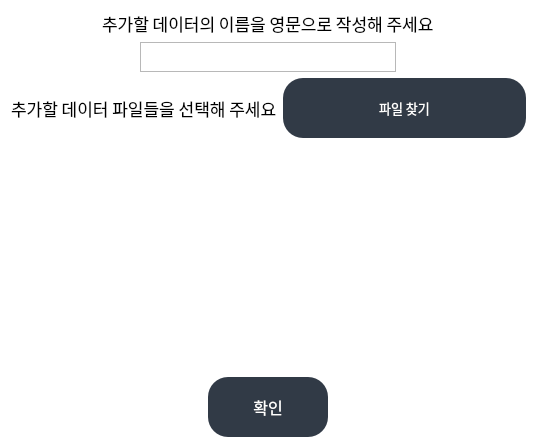
<?xml version="1.0" encoding="UTF-8"?>
<ui version="4.0">
 <class>add_dialog</class>
 <widget class="QDialog" name="add_dialog">
  <property name="geometry">
   <rect>
    <x>0</x>
    <y>0</y>
    <width>537</width>
    <height>448</height>
   </rect>
  </property>
  <property name="maximumSize">
   <size>
    <width>16777215</width>
    <height>16777215</height>
   </size>
  </property>
  <property name="windowTitle">
   <string>Dialog</string>
  </property>
  <property name="styleSheet">
   <string notr="true">QDialog{
	background-color: #fff;
}
QPushButton {
	background-color: #313a46;
	color: #fff;
	border: none;
	border-radius: 20px;
	width: 120px;
	height: 60px;
}
QPushButton:hover{
	background-color:rgba(86,101,115,0.5);
	color:  #fff;
}</string>
  </property>
  <layout class="QGridLayout" name="gridLayout_2">
   <item row="0" column="0">
    <layout class="QVBoxLayout" name="verlay2">
     <item>
      <layout class="QVBoxLayout" name="verlay1">
       <item alignment="Qt::AlignHCenter">
        <widget class="QLabel" name="item_label">
         <property name="sizePolicy">
          <sizepolicy hsizetype="Fixed" vsizetype="Fixed">
           <horstretch>0</horstretch>
           <verstretch>0</verstretch>
          </sizepolicy>
         </property>
         <property name="font">
          <font>
           <family>맑은 고딕</family>
           <pointsize>13</pointsize>
           <weight>50</weight>
           <bold>false</bold>
          </font>
         </property>
         <property name="text">
          <string>추가할 데이터의 이름을 영문으로 작성해 주세요</string>
         </property>
        </widget>
       </item>
       <item alignment="Qt::AlignHCenter">
        <widget class="QTextEdit" name="item_name">
         <property name="sizePolicy">
          <sizepolicy hsizetype="Expanding" vsizetype="Fixed">
           <horstretch>0</horstretch>
           <verstretch>0</verstretch>
          </sizepolicy>
         </property>
         <property name="maximumSize">
          <size>
           <width>300</width>
           <height>30</height>
          </size>
         </property>
         <property name="lineWidth">
          <number>0</number>
         </property>
         <property name="verticalScrollBarPolicy">
          <enum>Qt::ScrollBarAsNeeded</enum>
         </property>
         <property name="html">
          <string>&lt;!DOCTYPE HTML PUBLIC &quot;-//W3C//DTD HTML 4.0//EN&quot; &quot;http://www.w3.org/TR/REC-html40/strict.dtd&quot;&gt;
&lt;html&gt;&lt;head&gt;&lt;meta name=&quot;qrichtext&quot; content=&quot;1&quot; /&gt;&lt;style type=&quot;text/css&quot;&gt;
p, li { white-space: pre-wrap; }
&lt;/style&gt;&lt;/head&gt;&lt;body style=&quot; font-family:'Gulim'; font-size:9pt; font-weight:400; font-style:normal;&quot;&gt;
&lt;p style=&quot;-qt-paragraph-type:empty; margin-top:0px; margin-bottom:0px; margin-left:0px; margin-right:0px; -qt-block-indent:0; text-indent:0px; font-family:'맑은 고딕';&quot;&gt;&lt;br /&gt;&lt;/p&gt;&lt;/body&gt;&lt;/html&gt;</string>
         </property>
        </widget>
       </item>
      </layout>
     </item>
     <item>
      <layout class="QGridLayout" name="gridLayout">
       <item row="0" column="0">
        <widget class="QLabel" name="file_label">
         <property name="sizePolicy">
          <sizepolicy hsizetype="Fixed" vsizetype="Fixed">
           <horstretch>0</horstretch>
           <verstretch>0</verstretch>
          </sizepolicy>
         </property>
         <property name="maximumSize">
          <size>
           <width>16777215</width>
           <height>30</height>
          </size>
         </property>
         <property name="font">
          <font>
           <family>맑은 고딕</family>
           <pointsize>13</pointsize>
           <weight>50</weight>
           <bold>false</bold>
          </font>
         </property>
         <property name="text">
          <string>추가할 데이터 파일들을 선택해 주세요</string>
         </property>
        </widget>
       </item>
       <item row="0" column="1">
        <widget class="QPushButton" name="file_button">
         <property name="font">
          <font>
           <family>맑은 고딕</family>
           <pointsize>10</pointsize>
          </font>
         </property>
         <property name="styleSheet">
          <string notr="true"/>
         </property>
         <property name="text">
          <string>파일 찾기</string>
         </property>
        </widget>
       </item>
      </layout>
     </item>
     <item>
      <widget class="QScrollArea" name="scrollArea">
       <property name="styleSheet">
        <string notr="true">background-color: transparent;</string>
       </property>
       <property name="widgetResizable">
        <bool>true</bool>
       </property>
       <widget class="QWidget" name="scrollAreaWidgetContents">
        <property name="geometry">
         <rect>
          <x>0</x>
          <y>0</y>
          <width>511</width>
          <height>210</height>
         </rect>
        </property>
        <layout class="QGridLayout" name="gridLayout_3">
         <item row="0" column="0">
          <widget class="QLabel" name="selected">
           <property name="text">
            <string/>
           </property>
          </widget>
         </item>
        </layout>
       </widget>
      </widget>
     </item>
     <item alignment="Qt::AlignHCenter">
      <widget class="QPushButton" name="add_button">
       <property name="maximumSize">
        <size>
         <width>120</width>
         <height>16777215</height>
        </size>
       </property>
       <property name="font">
        <font>
         <family>맑은 고딕</family>
         <pointsize>12</pointsize>
        </font>
       </property>
       <property name="contextMenuPolicy">
        <enum>Qt::NoContextMenu</enum>
       </property>
       <property name="layoutDirection">
        <enum>Qt::LeftToRight</enum>
       </property>
       <property name="styleSheet">
        <string notr="true"/>
       </property>
       <property name="text">
        <string>확인</string>
       </property>
      </widget>
     </item>
    </layout>
   </item>
  </layout>
 </widget>
 <resources/>
 <connections/>
</ui>
